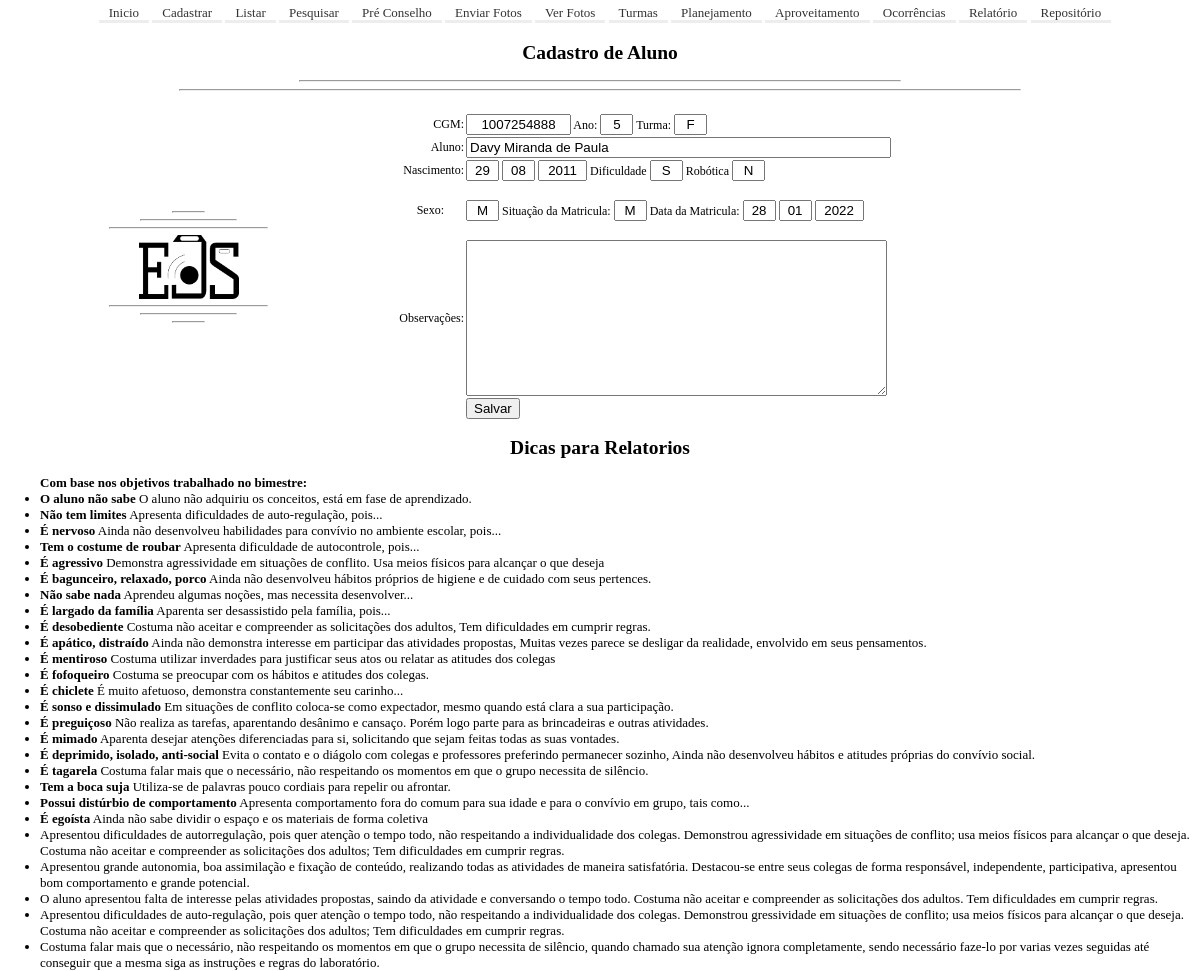
Page /editarDireto.php?cgm=1007254888 on the committed database.
### tables this page shows
CREATE TABLE `tb_aluno` (
  `cgm` int(10) NOT NULL,
  `ano` int(1) NOT NULL,
  `turma` varchar(1) NOT NULL,
  `turno` varchar(1) NOT NULL,
  `nr` int(2) NOT NULL,
  `nome` varchar(50) NOT NULL,
  `nascimento` date NOT NULL,
  `sexo` varchar(1) NOT NULL,
  `situacaoMatricula` varchar(1) NOT NULL,
  `dataMatricula` date NOT NULL,
  `telefone` varchar(14) NOT NULL,
  `observacao` varchar(500) DEFAULT NULL,
  `ocorrencia` text DEFAULT NULL,
  `dificuldade` varchar(1) DEFAULT NULL,
  `robotica` varchar(1) DEFAULT NULL
);

### editarDireto.php (the view, shortened to what this page needs)
<?php
include './conf.php';
if($_SERVER['REQUEST_METHOD']=='GET') {
	if(isset($_GET['cgm'])){
		$aluno = $_GET['cgm'];
		$sql = "select * from tb_aluno where cgm = $aluno";
		$result = mysqli_query($connection, $sql);
   	while($row = mysqli_fetch_array($result,MYSQLI_ASSOC)) {
      	$cgm = $row['cgm'];
      	$ano = $row['ano'];
      	$turma = $row['turma'];
			$nome = $row['nome'];
			$diaNascimento = date("d", strtotime($row['nascimento']));
			$mesNascimento = date("m", strtotime($row['nascimento']));
			$anoNascimento = date("Y", strtotime($row['nascimento']));
			$sexo = $row['sexo'];
			$situacao = $row['situacaoMatricula'];
			$diaMatricula = date("d", strtotime($row['dataMatricula']));
			$mesMatricula = date("m", strtotime($row['dataMatricula']));
			$anoMatricula = date("Y", strtotime($row['dataMatricula']));
			$observacao = $row['observacao'];
			$dificuldade = $row['dificuldade'];
			$robotica = $row['robotica'];
		}
	}
echo
	'<html>
	<head>
	</head>
	<body>
		<div align="center"><h2>Cadastro de Aluno</h2><hr width="50%"><hr width="70%"></div>
			<form method="POST" action="?id=18" onchange="form.submit()">
				<div align="center">
					<br><table border="0">
						<tr>
							<td rowspan="7" align="center" width="315"><hr width="10%"><hr width="30%"><hr width="50%">
							<img src="../uploads/logoNew.png" width="100">
								<hr width="50%">
								<hr width="30%">
								<hr width="10%">
							</td>
						</tr>
						<tr>
							<td align="right" width="116" >CGM:
							</td>
							<td>
								<input style="text-align:center" type="text" size="10" name="textCGM" value="'.$cgm.'"> Ano:
								<input style="text-align:center" type="text" size="1" name="textAno" value="'.$ano.'"> Turma:
								<input style="text-align:center" type="text" size="1" name="textTurma" value="'.$turma.'">
							</td>
						</tr>
						<tr>
							<td align="right" width="116" >Aluno:
							</td>
							<td>
								<input type="text" size="50" name="textNome" value="'.$nome.'">
							</td>
						</tr>
						<tr>
							<td align="right" width="116" >Nascimento:
							</td>
							<td>
								<input style="text-align:center" type="text" size="1" name="textDiaNascimento" value="'.$diaNascimento.'">
								<input style="text-align:center" type="text" size="1" name="textMesNascimento" value="'.$mesNascimento.'">
								<input style="text-align:center" type="text" size="3" name="textAnoNascimento" value="'.$anoNascimento.'">
								Dificuldade
								<input style="text-align:center" type="text" size="1" name="dificuldade" value="'.$dificuldade.'">
								Robótica
								<input style="text-align:center" type="text" size="1" name="robotica" value="'.$robotica.'">
							</td>
						</tr>
						<tr>
							<td align="right" width="116" style="text-align:center">
								<p style="text-align: right">Sexo:
							</td>
							<td>
								<input style="text-align:center" type="text" size="1" name="textSexo" maxlength="1" value="'.$sexo.'"> Situação da Matricula:
								<input style="text-align:center" type="text" size="1" name="textSituacaoMatricula" maxlength="1" value="'.$situacao.'"> Data da Matricula:
								<input style="text-align:center" type="text" size="1" name="textDiaMatricula" value="'.$diaMatricula.'">
								<input style="text-align:center" type="text" size="1" name="textMesMatricula" value="'.$mesMatricula.'">
								<input style="text-align:center" type="text" size="3" name="textAnoMatricula" value="'.$anoMatricula.'">
							</td>
						</tr>
						<tr>
							<td align="right" width="116" >Observações:</td>
							<td>
								<textarea rows="10" name="textObservacao" cols="50">'.$observacao.'</textarea>
							</td>
						</tr>
						<tr>
							<td align="center" valign="top" >
								&nbsp;</td>
							<td valign="top">
								<input type="submit" value="Salvar" name="btnSalvar"</center></td>
						</tr>
					</table>
					<h2>Dicas para Relatorios</h2>
					<div align="left">
						<ul>
						<b>Com base nos objetivos trabalhado no bimestre:</b>
							<li><b>O aluno não sabe</b> O aluno não adquiriu os conceitos, está em fase de aprendizado.</li>
							<li><b>Não tem limites</b> Apresenta dificuldades de auto-regulação, pois...</li>
							<li><b>É nervoso</b> Ainda não desenvolveu habilidades para convívio no ambiente escolar, pois...</li>
							<li><b>Tem o costume de roubar</b> Apresenta dificuldade de autocontrole, pois...</li>
							<li><b>É agressivo</b> Demonstra agressividade em situações de conflito. Usa meios físicos para alcançar o que deseja</li>
							<li><b>É bagunceiro, relaxado, porco</b> Ainda não desenvolveu hábitos próprios de higiene e de cuidado com seus pertences.</li>
							<li><b>Não sabe nada</b> Aprendeu algumas noções, mas necessita desenvolver...</li>
							<li><b>É largado da família</b> Aparenta ser desassistido pela família, pois...</li>
							<li><b>É desobediente</b> Costuma não aceitar e compreender as solicitações dos adultos, Tem dificuldades em cumprir regras.</li>
							<li><b>É apático, distraído</b> Ainda não demonstra interesse em participar das atividades propostas, Muitas vezes parece se desligar da realidade, envolvido em seus pensamentos.</li>
							<li><b>É mentiroso</b> Costuma utilizar inverdades para justificar seus atos ou relatar as atitudes dos colegas</li>
							<li><b>É fofoqueiro</b> Costuma se preocupar com os hábitos e atitudes dos colegas.</li>
							<li><b>É chiclete</b> É muito afetuoso, demonstra constantemente seu carinho...</li>
							<li><b>É sonso e dissimulado</b> Em situações de conflito coloca-se como expectador, mesmo quando está clara a sua participação.</li>
							<li><b>É preguiçoso</b> Não realiza as tarefas, aparentando desânimo e cansaço. Porém logo parte para as brincadeiras e outras atividades.</li>
							<li><b>É mimado</b> Aparenta desejar atenções diferenciadas para si, solicitando que sejam feitas todas as suas vontades.</li>
							<li><b>É deprimido, isolado, anti-social</b> Evita o contato e o diágolo com colegas e professores preferindo permanecer sozinho, Ainda não desenvolveu hábitos e atitudes próprias do convívio social.</li>
							<li><b>É tagarela</b> Costuma falar mais que o necessário, não respeitando os momentos em que o grupo necessita de silêncio.</li>
							<li><b>Tem a boca suja</b> Utiliza-se de palavras pouco cordiais para repelir ou afrontar.</li>
							<li><b>Possui distúrbio de comportamento</b> Apresenta comportamento fora do comum para sua idade e para o convívio em grupo, tais como...</li>
							<li><b>É egoísta</b> Ainda não sabe dividir o espaço e os materiais de forma coletiva</li>
							<li>Apresentou dificuldades de autorregulação, pois quer atenção o tempo todo, não respeitando a individualidade dos colegas. Demonstrou agressividade em situações de conflito; usa meios físicos para alcançar o que deseja. Costuma não aceitar e compreender as solicitações dos adultos; Tem dificuldades em cumprir regras.</li>
							<li>Apresentou grande autonomia, boa assimilação e fixação de conteúdo, realizando todas as atividades de maneira satisfatória. Destacou-se entre seus colegas de forma responsável, independente, participativa, apresentou bom comportamento e grande potencial.</li>
							<li>O aluno apresentou falta de interesse pelas atividades propostas, saindo da atividade e conversando o tempo todo. Costuma não aceitar e compreender as solicitações dos adultos. Tem dificuldades em cumprir regras.</li>
							<li>Apresentou dificuldades de auto-regulação, pois quer atenção o tempo todo, não respeitando a individualidade dos colegas. Demonstrou gressividade em situações de conflito; usa meios físicos para alcançar o que deseja. Costuma não aceitar e compreender as solicitações dos adultos; Tem dificuldades em cumprir regras.</li>
							<li>Costuma falar mais que o necessário, não respeitando os momentos em que o grupo necessita de silêncio, quando chamado sua atenção ignora completamente, sendo necessário faze-lo por varias vezes seguidas até conseguir que a mesma siga as instruções e regras do laboratório. </li>
						</ul>
					</div>
				</div>
		</form>
	</body>
</html>
';
}
?>

### main.css (style rules this page uses)
html, body { min-height: 100%; height: 100%; }
body { font-family: monospace; font:80% Tahoma; margin: 0; padding: 0; font-size: 13px; }
table { border-collapse: collapse; width: 95%; margin: 0; padding: 0; font-size: 12px; overflow: hidden; }
p { margin: 10px; padding: 10px; }

### rows in the picture
tb_aluno: textCGM "1007254888", textAno "5", textTurma "F", textNome "Davy Miranda de Paula", textDiaNascimento "29", textMesNascimento "08", textAnoNascimento "2011", dificuldade "S", robotica "N", textSexo "M", textSituacaoMatricula "M", textDiaMatricula "28", textMesMatricula "01", textAnoMatricula "2022"
